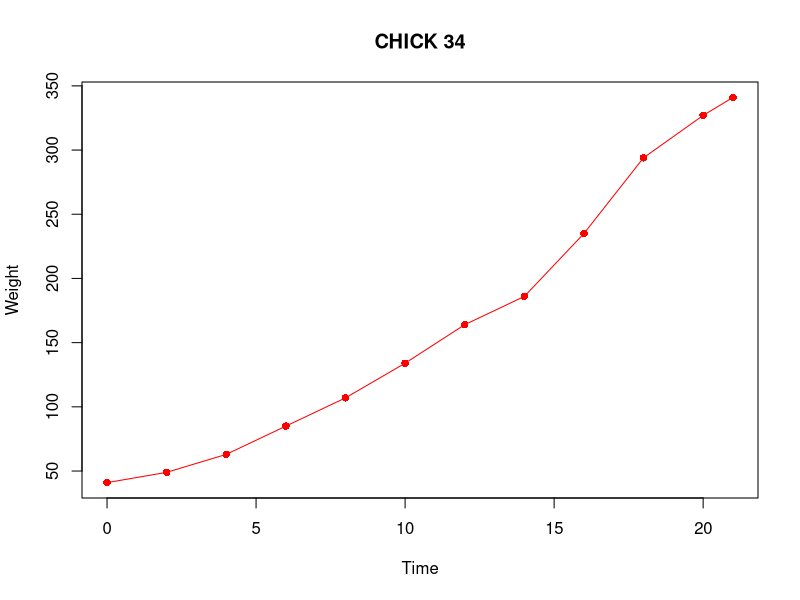
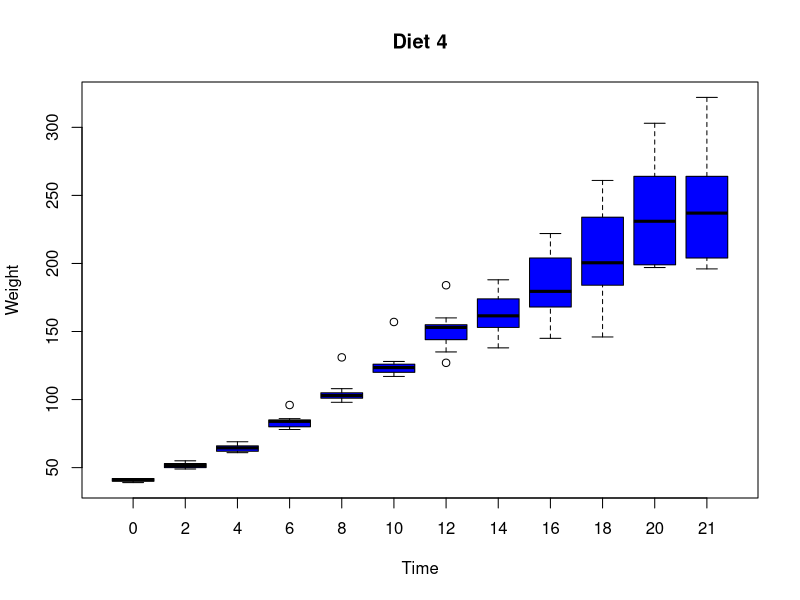
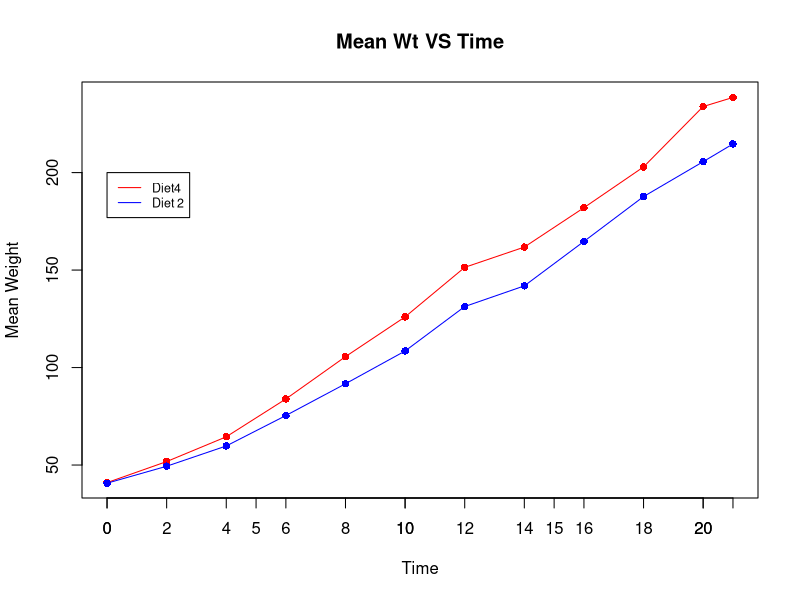

These charts were generated, in order, by the following R code:
library(MASS)
#Q3(a)
plot(x = ChickWeight[ChickWeight$Chick==34,'Time'],y=ChickWeight[ChickWeight$Chick==34,'weight'],xlab = 'Time',ylab = 'Weight',main='CHICK 34', pch=16, type = 'o',col='red')
#Q3(b)
grp4 = ChickWeight[ChickWeight$Diet==4,]
boxplot(grp4$weight~grp4$Time,xlab='Time',ylab='Weight',main='Diet 4',col='blue')
#Q3(c)
t <- tapply(grp4$weight,grp4$Time,mean)
p4 <- array()
for(i in 1:length(t)){
  p4[i]<- t[[i]]
}
plot(p4~unique(grp4$Time),xlab='Time',ylab = 'Mean Weight',main='Mean Wt VS Time',pch=16,type='o',col='red')
axis(1, at = unique(grp4$Time))
par(new=TRUE)
#Q3(d)
grp2 = ChickWeight[ChickWeight$Diet==2,]
t <- tapply(grp2$weight,grp2$Time,mean)
p2 <- array()
for(i in 1:length(t)){
  p2[i]<- t[[i]]
}
lines(p2~unique(grp2$Time),xlab='',ylab = '',main='',pch=16,type='o',col='blue')
#Q3(e)
legend(0,200,c('Diet4','Diet 2'),lty = c(1,1),col=c('Red','Blue'),cex=0.75)